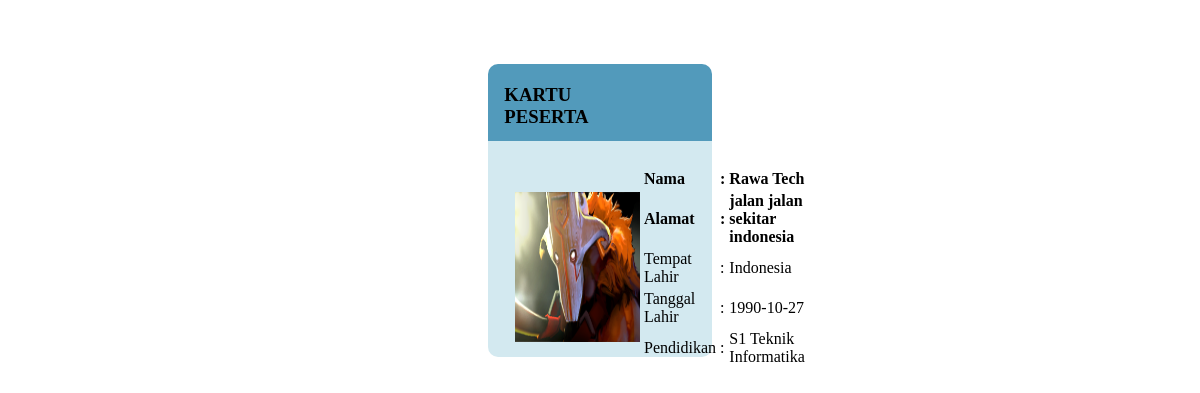
The page /kartu.php?id_user=14 on the database its author committed.
### tables this page shows
CREATE TABLE `users` (
  `id_user` int(11) NOT NULL AUTO_INCREMENT,
  `nama_lengkap` varchar(30) NOT NULL,
  `username` varchar(30) NOT NULL,
  `password` varchar(100) NOT NULL,
  `alamat` varchar(200) NOT NULL,
  `tempat_lahir` varchar(50) NOT NULL,
  `tanggal_lahir` date NOT NULL,
  `no_hp` varchar(15) NOT NULL,
  `email` varchar(50) NOT NULL,
  `pendidikan` varchar(30) NOT NULL,
  `file_cv` varchar(50) NOT NULL,
  `foto` varchar(150) NOT NULL,
  PRIMARY KEY (`id_user`)
);

### include/koneksi.php (called while the page is built, shortened)
<?php
	class DB{
		protected $koneksi;
		function bukaKoneksi(){
			try{
				$this->koneksi = new PDO("mysql:host=localhost;dbname=ajidb","root","", array(PDO::ATTR_PERSISTENT=>TRUE));
			}catch(PDOException $e){
				echo $e->getMessage();
			}
			return $this->koneksi;
		}
	}
	class User extends DB{
		function GetData($qry_custom){
			try{
				$sql = $this->bukaKoneksi()->prepare("select * from users " . $qry_custom);
				$sql->execute();
				return $sql;
			}catch (PDOException $e){
				print $e->getMessage();
			}
		}
	}
?>

### kartu.php (the view, shortened to what this page needs)
<html>
 <head>
 </head>
 <body>
 <div class="head">
 <?php
 include "include/koneksi.php";
 $user = new User();
 $id_user = $_GET['id_user'];
 $qry = $user->GetData("where id_user = '$id_user'");
 $row = $qry->fetch();
 echo "
 <table border='0'align='center'>
 <tr><td><h3>KARTU PESERTA</h3></td><td><img style='padding-left:8em'src='img/uui.png'width='70'height='70'/></td></tr>
 </table>"
 ?>
 </div>
 <div id="body">
 <?php
 echo "<form name='octav'>
 <table border='0' align='center'>
 <tr><td rowspan='10'><img src='upload/$row[foto]' width='125'height='150'></td></tr>
 <tr><td><b>Nama</td><td><b>:</td><td><b>$row[nama_lengkap]</td></tr>
 <tr><td><b>Alamat</td><td><b>:</td><td><b>$row[alamat]</td></tr>
 <tr><td>Tempat Lahir</td><td>:</td><td>$row[tempat_lahir]</td></tr>
 <tr><td>Tanggal Lahir</td><td>:</td><td>$row[tanggal_lahir]</td></tr>
 <tr><td>Pendidikan</td><td>:</td><td>$row[pendidikan]</td></tr>
 </form>
 "
 ?>
 </div>
 </body>
</html>

### kartu.php (style rules this page uses)
.head { margin-left:30em; margin-top:4em; margin-right:30em; padding-left:10pt; padding-top:10pt; background:#529abb; height:4em; border-radius:10px 10px 0px 0px; }
#body { padding-left:18pt; padding-top:18pt; margin-left:30em; margin-right:30em; padding-left:18pt; background:#D3E9F0; height:12em; border: 1px; border-radius:0px 0px 10px 10px; }

### rows shown on the page
users: foto (picture), nama_lengkap "Rawa Tech", alamat "jalan jalan sekitar indonesia", tempat_lahir "Indonesia", tanggal_lahir "1990-10-27", pendidikan "S1 Teknik Informatika"
